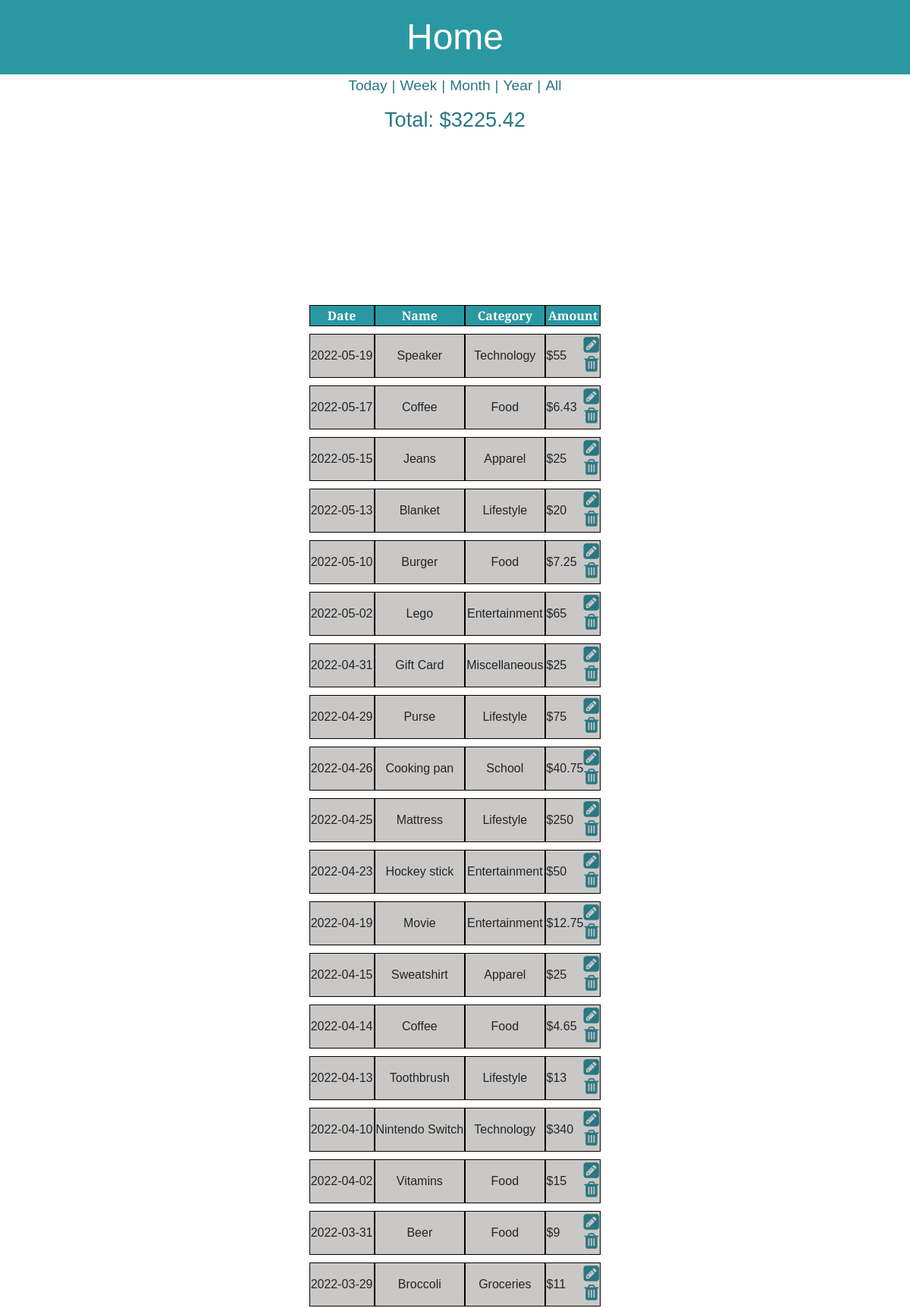
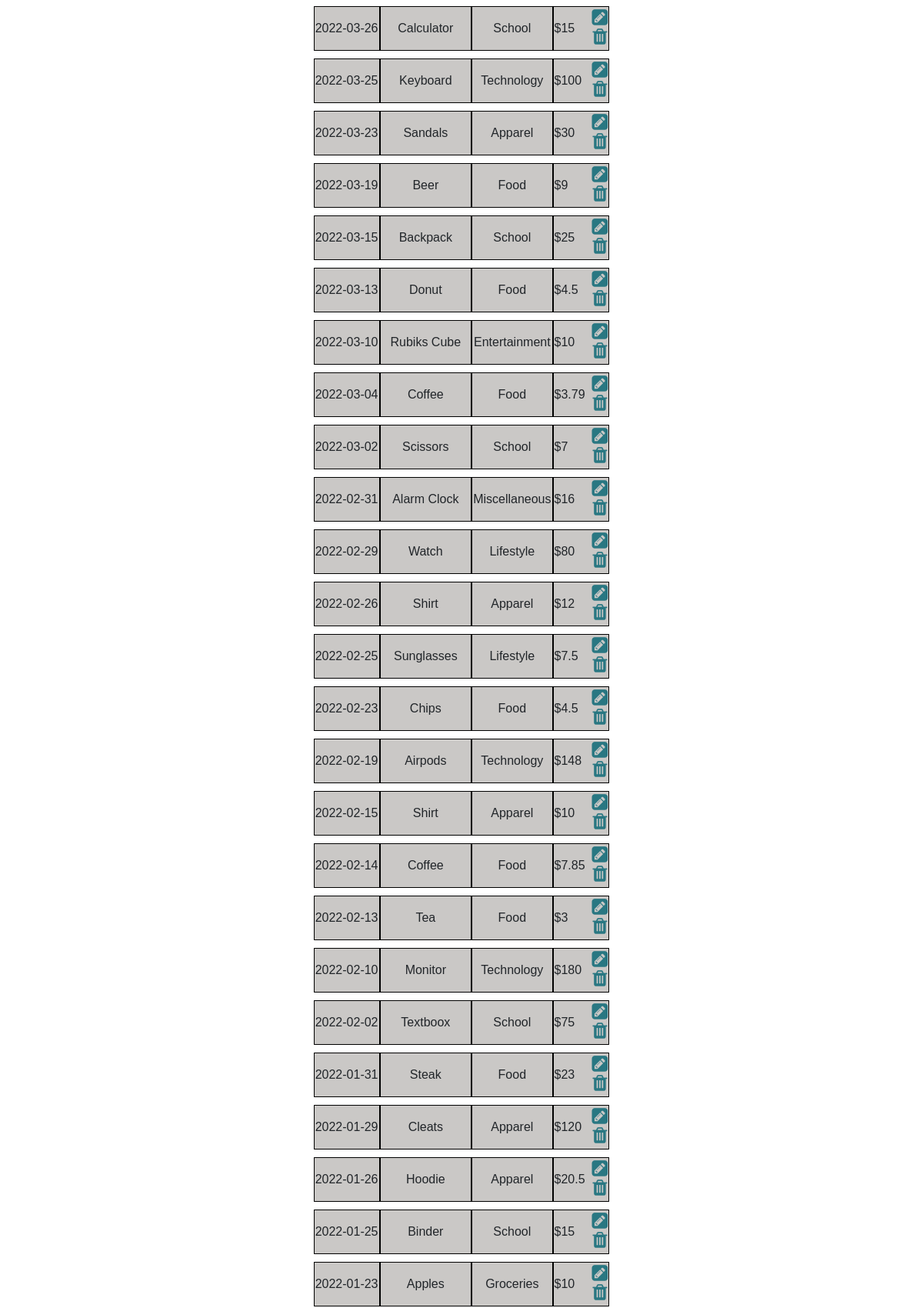
Page /home (signed in, upper part) on the committed database (2 pictures, top to bottom).
### tables this page shows
CREATE TABLE expenses (
                                    id integer PRIMARY KEY,
                                    user_id integer NOT NULL,
                                    name text NOT NULL,
                                    date numeric NOT NULL,
                                    category text NOT NULL,
                                    amount numberic NOT NULL,
                                    FOREIGN KEY (user_id) REFERENCES users (id)
                                );

### app.py (the view, shortened to what this page needs)
@app.route("/home", methods=["GET", "POST"])
def homepage():
    conn = create_connection("database.db")
    tuple_expenses = select_expenses_by_uid(conn, session["uid"])
    total_category_exp = []
    for category in CATEGORIES:
        total_category_exp.append(
            get_total_expenses_by_category(conn, session["uid"], category)
        )
    total_expense = get_total_expenses(conn, session["uid"])
    conn.close()
    user_expenses = sorted([data_to_dict(each_expense) for each_expense in tuple_expenses],
                           key=lambda d: d["date"], reverse=True)
    pie_data = {
        "Category": "Amount",
        "Food": total_category_exp[0],
        "Apparel": total_category_exp[1],
        "Entertainment": total_category_exp[2],
        "Lifestyle": total_category_exp[3],
        "Miscellaneous": total_category_exp[4],
        "Groceries": total_category_exp[5],
        "Services": total_category_exp[6],
        "Technology": total_category_exp[7],
        "School": total_category_exp[8],
    }
    return (
        render_template(
            "home.html",
            user_expenses=user_expenses,
            total_expense=str(total_expense),
            data=pie_data,
        ),
        200,
    )

### app.py (called while the page is built)
def data_to_dict(data_tup: tuple) -> dict:
    return {
        "name": data_tup[2],
        "date": data_tup[3],
        "category": data_tup[4],
        "amount": data_tup[5],
        "eid": data_tup[0],
    }

### modules/expense_module.py (called while the page is built)
def select_expenses_by_uid(conn, uid: int) -> list:
    cur = conn.cursor()
    cur.execute("SELECT * FROM expenses WHERE user_id=?", (uid,))
    return cur.fetchall()

def get_total_expenses_by_category(conn, uid: int, category: str) -> int:
    cur = conn.cursor()
    cur.execute(
        "SELECT amount FROM expenses WHERE user_id=? AND category=?",
        (
            uid,
            category,
        ),
    )
    total = 0
    for row in cur.fetchall():
        total += row[0]
    return total

def get_total_expenses(conn, uid: int) -> int:
    cur = conn.cursor()
    cur.execute("SELECT amount FROM expenses WHERE user_id=?", (uid,))
    total = 0
    for row in cur.fetchall():
        total += row[0]
    return float("{:.2f}".format(round(total, 2)))

### sql_db.py (called while the page is built)
def create_connection(db_file):
    conn = None
    try:
        conn = sqlite3.connect(db_file)
        return conn
    except Error as e:
        print(e)
    return conn

### templates/home.html (shortened to what this page needs)
{% extends 'app.html' %}
{% block css_linking %}
<link href="/static/home.css" rel="stylesheet"> {% endblock %}
{% block heading1 %} Home {% endblock %}
{% block main_content %}
<section class="filter-tabs">
    {% if user_expenses|length > 0 %}
    <form action="/home/today" method="post">
        <button type="submit" class="filter-btn">Today</button>|
    </form>
    <form action="/home/week" method="post">
        <button type="submit" class="filter-btn">Week</button>|
    </form>
    <form action="/home/month" method="post">
        <button type="submit" class="filter-btn">Month</button>|
    </form>
    <form action="/home/year" method="post">
        <button type="submit" class="filter-btn">Year</button>|
    </form>
    <form action="/home" method="post">
        <button type="submit" class="filter-btn">All</button>
    </form>
    {% endif %}
</section>
<section class="total-expense">
    <p>Total: ${{ total_expense }}</p>
</section>
<section class="pie-chart-display">
    <div style=" width: 100%; overflow: hidden;">
        <div id="piechart_3d" style="width: 300px; height: 167px; overflow: hidden;"></div>
    </div>
</section>
<section class="expense-cards">
    <table class="sortable">
        {% if user_expenses|length > 0 %}
        <thead>
            <tr>
                <th>Date</th>
                <th>Name</th>
                <th>Category</th>
                <th>Amount</th>
            </tr>
        </thead>
        {% endif %}
        <tbody>
            {% for user_expense in user_expenses %}
            <tr>
                <td>
                    {{ user_expense.date }}
                </td>
                <td>
                    {{ user_expense.name }}
                </td>
                <td>
                    {{ user_expense.category }}
                </td>
                <td class="expense-amount">
                    ${{ user_expense.amount }}
                    <div class="home-icons">
                        <span id="{{ user_expense.eid }}">
                            <a href="{{ url_for('get_expense', eid=user_expense.eid) }}">
                                <i class="fa fa-pencil-square" aria-hidden="true"></i>
                            </a>
                        </span>
                        <form action="/home" method="POST">
                            <button type="submit" class="btn"><i class="fa fa-trash" aria-hidden="true"></i></button>
                        </form>
                    </div>
                </td>
            </tr>
            {% endfor %}
        </tbody>
    </table>
</section>
{% endblock %}

### static/app.css (style rules this page uses)
:root { --header-footer: #2A98A2; --header-txt: #FFFFFF; --main-font: 'Merriweather Sans', sans-serif; }
html { height: 100vh; padding: 0; margin: 0; }
body { display: flex; flex-direction: column; background-color: var(--header-txt); min-height: 100%; }
a, a:visited, a:hover { color: var(--header-txt); }
@media screen and (min-width: 600px) { html { width: 100%; margin: auto; overflow-x: hidden; } }

### static/home.css (style rules this page uses)
:root { --header-footer: #2A98A2; --content-txt: #297782; --header-txt: #FFFFFF; --main-font: 'Merriweather Sans', sans-serif; }
.filter-tabs { display: flex; flex-direction: row; color: var(--content-txt); font-size: 1.2rem; font-family: var(--main-font); }
.filter-btn { border: none; background-color: var(--header-txt); color: var(--content-txt); }
.total-expense { font-size: 1.7rem; }
.total-expense, .no-expenses { margin-bottom: 10px; margin-top: 10px; font-family: var(--main-font); color: var(--content-txt); }
table { font-family: var(--main-font); align-self: center; border-collapse: separate; border-spacing: 0 10px; text-align: center; }
th { color: var(--header-txt); background-color: var(--header-footer); }
th, td { border: solid black 1px; }
.pie-chart-display { width: max-content; height: max-content; align-self: center; }
td { background-color: #cac8c6; }
.expense-amount { display: flex; justify-content: space-between; align-items: center; }
.home-icons { display: flex; flex-direction: column; line-height: 0; }
span, .btn { width: max-content; padding: 0; }
.fa-pencil-square, .fa-trash { font-size: 1.5rem; color: var(--content-txt); cursor: pointer; }

### rows in the picture
expenses: date "2022-05-19", name "Speaker", category "Technology", amount "55"
expenses: date "2022-05-17", name "Coffee", category "Food", amount "6.43"
expenses: date "2022-05-15", name "Jeans", category "Apparel", amount "25"
expenses: date "2022-05-13", name "Blanket", category "Lifestyle", amount "20"
expenses: date "2022-05-10", name "Burger", category "Food", amount "7.25"
expenses: date "2022-05-02", name "Lego", category "Entertainment", amount "65"
expenses: date "2022-04-31", name "Gift Card", category "Miscellaneous", amount "25"
expenses: date "2022-04-29", name "Purse", category "Lifestyle", amount "75"
expenses: date "2022-04-26", name "Cooking pan", category "School", amount "40.75"
expenses: date "2022-04-25", name "Mattress", category "Lifestyle", amount "250"
expenses: date "2022-04-23", name "Hockey stick", category "Entertainment", amount "50"
expenses: date "2022-04-19", name "Movie", category "Entertainment", amount "12.75"
expenses: date "2022-04-15", name "Sweatshirt", category "Apparel", amount "25"
expenses: date "2022-04-14", name "Coffee", category "Food", amount "4.65"
expenses: date "2022-04-13", name "Toothbrush", category "Lifestyle", amount "13"
expenses: date "2022-04-10", name "Nintendo Switch", category "Technology", amount "340"
expenses: date "2022-04-02", name "Vitamins", category "Food", amount "15"
expenses: date "2022-03-31", name "Beer", category "Food", amount "9"
expenses: date "2022-03-29", name "Broccoli", category "Groceries", amount "11"
expenses: date "2022-03-26", name "Calculator", category "School", amount "15"
expenses: date "2022-03-25", name "Keyboard", category "Technology", amount "100"
expenses: date "2022-03-23", name "Sandals", category "Apparel", amount "30"
expenses: date "2022-03-19", name "Beer", category "Food", amount "9"
expenses: date "2022-03-15", name "Backpack", category "School", amount "25"
expenses: date "2022-03-13", name "Donut", category "Food", amount "4.5"
expenses: date "2022-03-10", name "Rubiks Cube", category "Entertainment", amount "10"
expenses: date "2022-03-04", name "Coffee", category "Food", amount "3.79"
expenses: date "2022-03-02", name "Scissors", category "School", amount "7"
expenses: date "2022-02-31", name "Alarm Clock", category "Miscellaneous", amount "16"
expenses: date "2022-02-29", name "Watch", category "Lifestyle", amount "80"
expenses: date "2022-02-26", name "Shirt", category "Apparel", amount "12"
expenses: date "2022-02-25", name "Sunglasses", category "Lifestyle", amount "7.5"
expenses: date "2022-02-23", name "Chips", category "Food", amount "4.5"
expenses: date "2022-02-19", name "Airpods", category "Technology", amount "148"
expenses: date "2022-02-15", name "Shirt", category "Apparel", amount "10"
expenses: date "2022-02-14", name "Coffee", category "Food", amount "7.85"
expenses: date "2022-02-13", name "Tea", category "Food", amount "3"
expenses: date "2022-02-10", name "Monitor", category "Technology", amount "180"
expenses: date "2022-02-02", name "Textboox", category "School", amount "75"
expenses: date "2022-01-31", name "Steak", category "Food", amount "23"
expenses: date "2022-01-29", name "Cleats", category "Apparel", amount "120"
expenses: date "2022-01-26", name "Hoodie", category "Apparel", amount "20.5"
expenses: date "2022-01-25", name "Binder", category "School", amount "15"
expenses: date "2022-01-23", name "Apples", category "Groceries", amount "10"

### other values in the picture
{{ total_expense }} "3225.42"
